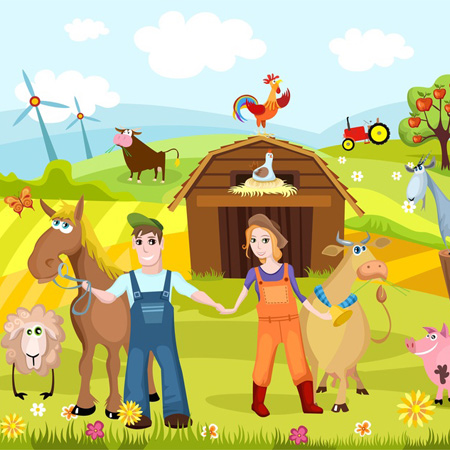
#> input picture SSIM/AnimalFarm-original.jpg, 450 x 450 px
$ python ssim.py   (older library calls are emulated)
#> lines starting #> are read from the running program, lines starting #| are printed output that depends on the picture; after the words box and inside, x2 and y2 are one past the last pixel; in counts of white or black regions, pixels touching at a corner belong together; long printed decimals are rounded
# import the necessary packages
from skimage.measure import compare_ssim
import argparse
import imutils
import cv2
import easygui

# load the two input images
img1 = easygui.fileopenbox()
#> the answer given: AnimalFarm-original.jpg
img2 = easygui.fileopenbox()
#> the answer given: AnimalFarm-changed.jpg

imageA = cv2.imread(img1)
#> imageA is the input picture: shape (450, 450, 3); mean B, G, R 123.3, 190.9, 195.2
imageB = cv2.imread(img2)
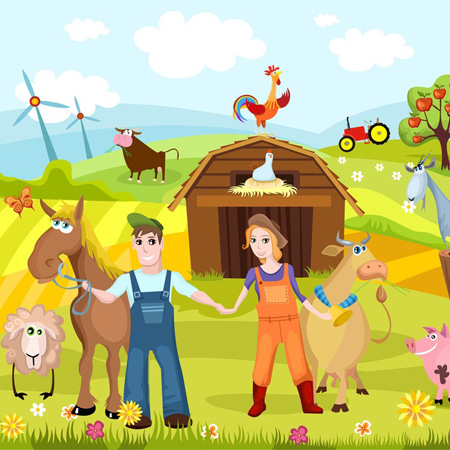
#> input picture SSIM/AnimalFarm-changed.jpg, 450 x 450 px
#> imageB is the input picture: shape (450, 450, 3); mean B, G, R 123.3, 191.2, 195.3

# convert the images to grayscale
grayA = cv2.cvtColor(imageA, cv2.COLOR_BGR2GRAY)
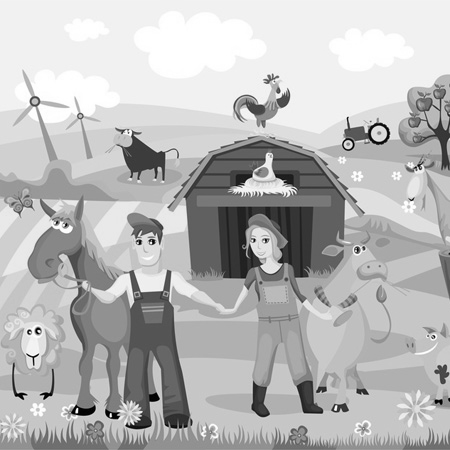
#> grayA: shape (450, 450); min 0, max 255, mean 184.5
grayB = cv2.cvtColor(imageB, cv2.COLOR_BGR2GRAY)

# compute the Structural Similarity Index (SSIM) between the two
# images, ensuring that the difference image is returned
(score, diff) = compare_ssim(grayA, grayB, full=True)
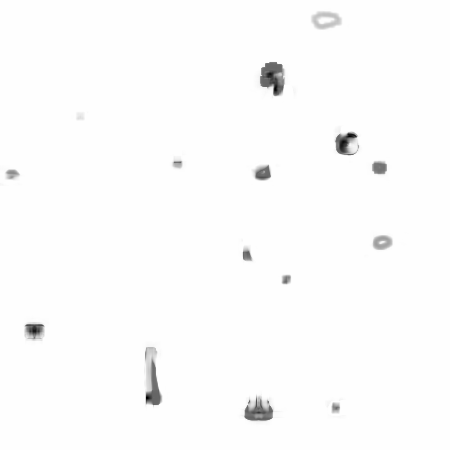
#> diff: shape (450, 450) float64; min -0.65, max 1, mean 0.985; drawn with min black and max white
#> score = 0.985
diff = (diff * 255).astype("uint8")
print("SSIM: {}".format(score))
#| SSIM: 0.9851

# threshold the difference image, followed by finding contours to
# obtain the regions of the two input images that differ
thresh = cv2.threshold(diff, 0, 255,
	cv2.THRESH_BINARY_INV | cv2.THRESH_OTSU)[1]
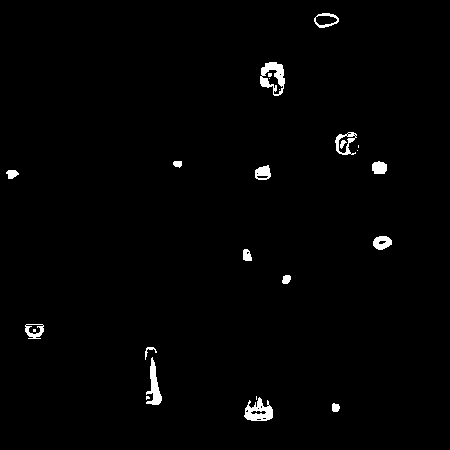
#> thresh: shape (450, 450); 1.3% white; 24 white regions (8 under 20 px)
cnts = cv2.findContours(thresh.copy(), cv2.RETR_EXTERNAL,
	cv2.CHAIN_APPROX_SIMPLE)
#> cnts = 19 contours, 4 with area under 20; largest, box (x1, y1, x2, y2) and area: (260, 62, 285, 96) 574, (244, 397, 273, 421) 396, (335, 132, 357, 155) 295, (146, 357, 162, 405) 284, (314, 13, 339, 28) 254
cnts = cnts[0] if imutils.is_cv2() else cnts[1]

# loop over the contours
for c in cnts:
	# compute the bounding box of the contour and then draw the
	# bounding box on both input images to represent where the two
	# images differ
	(x, y, w, h) = cv2.boundingRect(c)
	cv2.rectangle(imageA, (x, y), (x + w, y + h), (0, 0, 255), 2)
	cv2.rectangle(imageB, (x, y), (x + w, y + h), (0, 0, 255), 2)
#> this loop made 19 passes
#> (x, y, w, h) on passes 1, 2, 4, 5, 6, 7, 8, 9, 10, 11, 12, 13: (332, 403, 8, 9), (244, 397, 29, 24), (146, 396, 4, 4), (146, 357, 16, 48), (145, 347, 12, 13), (25, 324, 19, 15), (282, 275, 9, 9), (243, 249, 9, 12), (373, 236, 19, 14), (6, 170, 13, 9), (255, 165, 16, 15), (372, 161, 15, 13)
#> (c, x, y, w, h) on passes 3, 16: ([[256, 396], [256, 399]], 256, 396, 1, 4), ([[358, 145], [358, 147]], 358, 145, 1, 3)
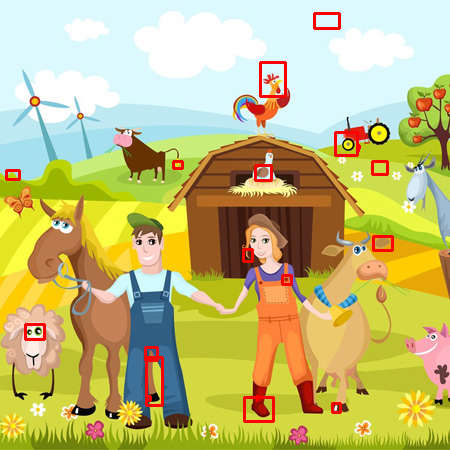
#> imageA: shape (450, 450, 3); 1.48% of pixels changed, all inside (x1, y1, x2, y2) = (5, 12, 394, 423)
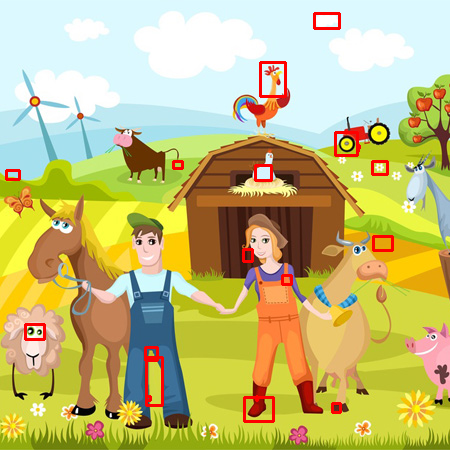
#> imageB: shape (450, 450, 3); 1.48% of pixels changed, all inside (x1, y1, x2, y2) = (5, 12, 394, 423)

# show the output images
cv2.imshow("Original", imageA)
cv2.imshow("Modified", imageB)
cv2.imshow("Diff", diff)
cv2.imshow("Thresh", thresh)
cv2.waitKey(0)
